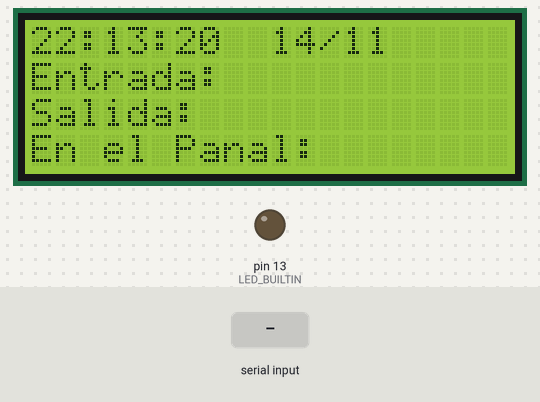
Simulated run of this sketch. Board: Arduino Uno, built with avr-gcc and run on an emulated ATmega328P. Parts: 20×4 character LCD, output pins drawn as LEDs (lit = HIGH). The inputs (shaded band) are chosen by the test bench. The local clock reads 2024-03-15 10:24:30 at power-on unless the sketch sets it; storage starts empty; what the sketch prints to the serial monitor is not drawn.

Above: at 0.2 s.
At 1.3 s:
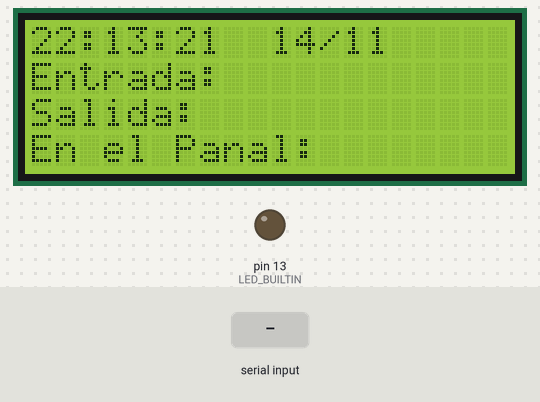
1.4 s: "90,45\n" received over Serial
At 5.3 s:
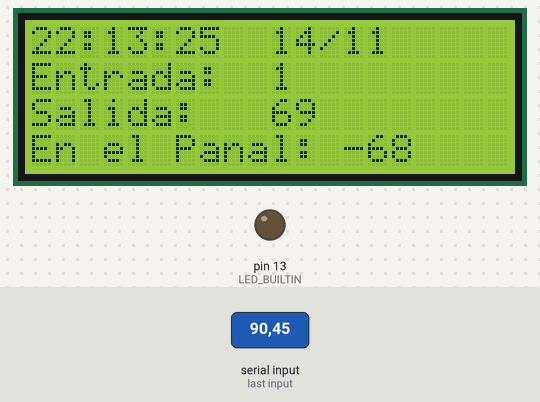
Timing chart, 0 to 6.8 s (numbered marks = the images above; inputs shaded):
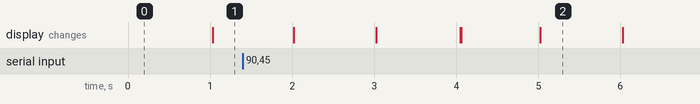

The sketch:

main.ino
```cpp
/** Encabezado:
 * @file main.ino
 * @brief Código de Datos_FPGA_a_Arduino
 * @author [Victor Caro Pastor](https://github.com/Vicaro1)
 * @version  V3.2
 * @date  05-04-2023
*/

// Se incluirá una libreria para la comunicación I2C, adaptador LCD I2C, reloj RTC y modulo SD.
#include <Wire.h>
#include <LiquidCrystal_I2C.h>
#include "RTClib.h"
#include <SD.h>

// Variables para los falsos delay y la velocidad de comunicación.
// 9600 bits por segundo/8 = 1200 bytes por segundo

const uint16_t BAUDIOS = 9600;
uint64_t g_milisegundos_transcurridos_1 = 0;
uint64_t g_milisegundos_transcurridos_2 = 0;
uint64_t g_milisegundos_transcurridos_3 = 0;
uint64_t g_milisegundos_transcurridos_4 = 0;


// Variables que guardarán el número de abejas que entran y salen en cada instante.
int16_t g_abejas_entrantes=0;
int16_t g_abejas_salientes=0;
int16_t g_abejas_panal=0;

// Variable que guardará la cadena de texto con la información, varible del contador de bytes de la cadena
// y la bandera de cadena completa.
String g_cadena_datos="";
bool g_b_cadena_datos_completa=false;
uint8_t g_contador_bytes=0;
int cuenta = 0;

// El adaptador I2C lleva un controlador PCF8574T cuya direccion I2C es 0x27 y estamos empleando
// una pantalla de 20 columnas y 4 filas.
LiquidCrystal_I2C lcd(0x27,20,4);

// Al modulo de reloj se le asignara un nombre para identificarlo y un nombre para almacenar la fecha y hora.
RTC_DS1307 rtc;
DateTime fecha_y_hora;

// Para interactuar con un archivo dentro de la tarjeta declaramos una variable del tipo File.
File mi_archivo;

/*~~~~~~~~~~~~~~~~~~~~~~~~~~~~~~~~~~~~~~~~~~~~~~~~~~~~~~~~~~~~~~~~~~~~~~~~~~~~~~~~~~~~~~~~~~~~~~~~~~~~~~~~~~~~~~~~~~~~*/
/*~~~~~~~~~~~~~~~~~~~~~~~~~~~~~~~~~~~~~~~~~~~~~~~~~ FUNCIONES ~~~~~~~~~~~~~~~~~~~~~~~~~~~~~~~~~~~~~~~~~~~~~~~~~~~~~~~~*/
/*~~~~~~~~~~~~~~~~~~~~~~~~~~~~~~~~~~~~~~~~~~~~~~~~~~~~~~~~~~~~~~~~~~~~~~~~~~~~~~~~~~~~~~~~~~~~~~~~~~~~~~~~~~~~~~~~~~~~*/
/* Esta función se encarga de colocar un 0 delante del número si este tiene solo un digito.
 *  @param numero: Dígito se se comprueba.
 *  @type numero: int.
 *  @return numeros: Cadena con el 0 añadido o no al valor de numero.
 *  @rtype numeros: String.
 */
String coloca_2_digitos(int numero)
{
  String numeros;
  if (numero < 10) numeros = "0" + String(numero);
  else numeros = String(numero);
  return numeros;
}

/* Esta función se encarga de convertir el caracter ASCII (que representa un valor hexadeciamal) en decimal
 * a partir de una cadena de datos completa .
 *  @param cadena: Cadena de caracteres con todos los datos.
 *  @type cadena: String.
 *  @param x: Posicion del caracter a evaluar en la cadena de datos.
 *  @type x: int8_t.
 *  @return caracter_decimal: Valor decimal del caracter hexadecimal evaluado.
 *  @rtype caracter_decimal: int16_t.
 */
int16_t conversor_hex_int(String cadena,int8_t x)
{
  String caracter = cadena.substring(x, x+1);
  int16_t caracter_decimal = 0;
  if(caracter=="A") caracter_decimal=10;
  else if(caracter=="B") caracter_decimal=11;
  else if(caracter=="C") caracter_decimal=12;
  else if(caracter=="D") caracter_decimal=13;
  else if(caracter=="E") caracter_decimal=14;
  else if(caracter=="F") caracter_decimal=15;
  else caracter_decimal=caracter.toInt();
  return caracter_decimal;
}


/* Esta función se encarga de leer los caracteres entrantes por el puerto serie e ir
 * añadiendolos a una cadena de datos hasta completar los 5 bytes del mensaje, activando una variable
 * bandera.
 */
void serialEvent()
{
  while(Serial.available())
  {
    char caracter = (char)Serial.read();  // Se lee el byte como caracter y se guarda en una variable.
    g_cadena_datos += caracter;           // Se concatena dicha variable a la cadena de datos.
    ++g_contador_bytes;                   // Se incrementa el contador en 1.
    if(g_contador_bytes == 5)             // Si se reciben los 5 bytes del mensaje.
    {
      g_contador_bytes = 0;               // Se reinicia el contador.
      g_b_cadena_datos_completa = true;   // Se activa la variable bandera.
      Serial.println("Cadena");
    }
  }
}


/*~~~~~~~~~~~~~~~~~~~~~~~~~~~~~~~~~~~~~~~~~~~~~~~~~~~~~~~~~~~~~~~~~~~~~~~~~~~~~~~~~~~~~~~~~~~~~~~~~~~~~~~~~~~~~~~~~~~~*/
/*~~~~~~~~~~~~~~~~~~~~~~~~~~~~~~~~~~~~~~~~~~~~~~~~ SETUP ~~~~~~~~~~~~~~~~~~~~~~~~~~~~~~~~~~~~~~~~~~~~~~~~~~~~~~~~~~~~~*/
/*~~~~~~~~~~~~~~~~~~~~~~~~~~~~~~~~~~~~~~~~~~~~~~~~~~~~~~~~~~~~~~~~~~~~~~~~~~~~~~~~~~~~~~~~~~~~~~~~~~~~~~~~~~~~~~~~~~~~*/
// En el setup se incian todos los modulos, el puerto UART y se escribe el cuerpo del LCD.
// Se configura la comunicación UART con 8 bit, paridad par y 1 bit de parada.
void setup()
{
  Serial.begin(BAUDIOS, SERIAL_8E1);  // Se configura la comunicación UART con 8 bit, paridad par y 1 bit de parada.
  rtc.begin();
  rtc.adjust(DateTime(F(__DATE__), F(__TIME__)));   // Se fija la fecha y hora de compilación.
  g_cadena_datos.reserve(5);                        // Reservamos 5 bytes de buffer para la cadena de datos.


  // Se inicia la pantalla LCD con la luz de fondo encendida y se escribe el texto informativo.
  lcd.init(); lcd.backlight();
  lcd.setCursor(0, 1); lcd.print("Entrada: ");
  lcd.setCursor(0, 2); lcd.print("Salida: ");
  lcd.setCursor(0, 3); lcd.print("En el Panal: ");

  // Si el SD no se conecta lo indica mediante el LED integrado del arduino.
  pinMode(LED_BUILTIN,OUTPUT);
  if (!SD.begin(4))
  {
    digitalWrite(LED_BUILTIN,HIGH);
    return;
  }
  // Se abre el archivo Data y se escriben las cabezeras de las columnas.
  mi_archivo = SD.open("Data.txt", FILE_WRITE);
  if (mi_archivo)
  {
    mi_archivo.println("Fecha,Hora,Abejas Entrantes,Abejas Salientes,Abejas en el panal");
    mi_archivo.close();
  }
}

/*~~~~~~~~~~~~~~~~~~~~~~~~~~~~~~~~~~~~~~~~~~~~~~~~~~~~~~~~~~~~~~~~~~~~~~~~~~~~~~~~~~~~~~~~~~~~~~~~~~~~~~~~~~~~~~~~~~~~*/
/*~~~~~~~~~~~~~~~~~~~~~~~~~~~~~~~~~~~~~~~~~~~~~~~~ LOOP ~~~~~~~~~~~~~~~~~~~~~~~~~~~~~~~~~~~~~~~~~~~~~~~~~~~~~~~~~~~~~~*/
/*~~~~~~~~~~~~~~~~~~~~~~~~~~~~~~~~~~~~~~~~~~~~~~~~~~~~~~~~~~~~~~~~~~~~~~~~~~~~~~~~~~~~~~~~~~~~~~~~~~~~~~~~~~~~~~~~~~~~*/
// En el loop se recibiran los datos por el puerto serie continuamente y se mostraran por la pantalla LCD cada 4 segundos.
void loop()
{
  // Se obteniene la hora y fecha actuales.
  fecha_y_hora = rtc.now();
  // Se guardan la fecha y hora formateada con dos dígitos mediante la función coloca_2_digitos
  String hora = coloca_2_digitos(fecha_y_hora.hour());
  String minuto = coloca_2_digitos(fecha_y_hora.minute());
  String segundo = coloca_2_digitos(fecha_y_hora.second());
  String dia = coloca_2_digitos(fecha_y_hora.day());
  String mes = coloca_2_digitos(fecha_y_hora.month());
  String meses[12] = {"Enero", "Febrero", "Marzo", "Abril", "Mayo", "Junio", "Julio",
                      "Agosto", "Septiembre", "Octubre", "Noviembre", "Diciembre"};

  // Mostramos por el LCD la fecha actualizada constantemente.
  lcd.setCursor(0, 0);
  lcd.print(hora + ":" + minuto + ":" + segundo + "  " +dia + "/" + mes);

  // Si la cadena de datos esta completa procedemos a interpretarla llamando a la función
  // conversora para obtener el dígito en decimal de cada caracter hexadecimal y posteriormente calcular el valor.
  if (g_b_cadena_datos_completa)
  {
    int16_t entrantes = conversor_hex_int(g_cadena_datos,1)*16 + conversor_hex_int(g_cadena_datos,2);
    int16_t salientes = conversor_hex_int(g_cadena_datos,3)*16 + conversor_hex_int(g_cadena_datos,4);

    g_abejas_entrantes = g_abejas_entrantes + 1;
    //g_abejas_entrantes = g_abejas_entrantes + entrantes;    // Calculamos el total de abejas que entran.
    g_abejas_salientes = g_abejas_salientes + salientes;    // Calculamos el total de abejas que salen.
    g_abejas_panal = g_abejas_entrantes - g_abejas_salientes;      // Calculamos el total de abejas que permanecen en el panal.

    // Se vacia la cadena de datos actual y la bandera de cadena completa se desactiva.
    g_cadena_datos = "";
    g_b_cadena_datos_completa = false;
  }


  // Una vez leidos e interpretados los datos se muestran en la pantalla LCD cada 4 segundos.
  g_milisegundos_transcurridos_2 = millis();
  if(g_milisegundos_transcurridos_2 > (g_milisegundos_transcurridos_1+4000))
  {
    g_milisegundos_transcurridos_1 = millis();
    // Al principio de cada impresión se limpiara lo que se escribió previamente y se escriben los nuevos valores.
    lcd.setCursor(10, 1); lcd.print("          ");
    lcd.setCursor(10, 1); lcd.print(g_abejas_entrantes);
    lcd.setCursor(10, 2); lcd.print("          ");
    lcd.setCursor(10, 2); lcd.print(g_abejas_salientes);
    lcd.setCursor(13, 3); lcd.print("          ");
    lcd.setCursor(13, 3); lcd.print(g_abejas_panal);
  }

  // Si han pasado cinco minutos se vuelcan los datos en la tarjeta SD.
  g_milisegundos_transcurridos_4 = millis();
  if(g_milisegundos_transcurridos_4 > (g_milisegundos_transcurridos_3+30000))
  {
    g_milisegundos_transcurridos_3 = millis();
    mi_archivo = SD.open("Data.txt", FILE_WRITE);
    if (mi_archivo)
    {
      mi_archivo.println(dia + " de " + meses[fecha_y_hora.month()-1] +
                         "," + hora + ":" + minuto + ":" + segundo + "," + g_abejas_entrantes +
                         "," + g_abejas_salientes + "," + g_abejas_panal);
      ++cuenta;
      mi_archivo.close();
    }
  }

  // Si han pasado 24 horas reseteamos todos los contadores
  if (cuenta==288)
  {
    // Una vez registrados los datos se reinician todas las variables contadoras
    g_abejas_entrantes = 0;
    g_abejas_salientes = 0;
    g_abejas_panal = 0;
    cuenta = 0;
   }
}
```
